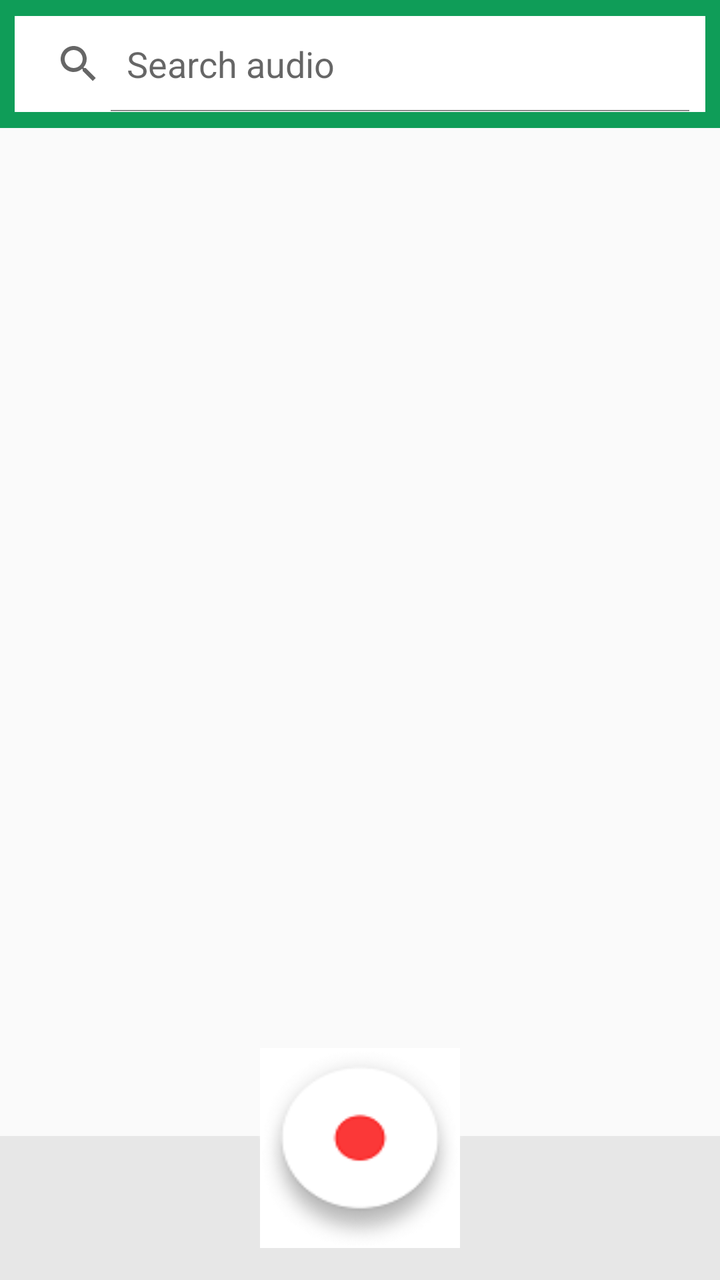
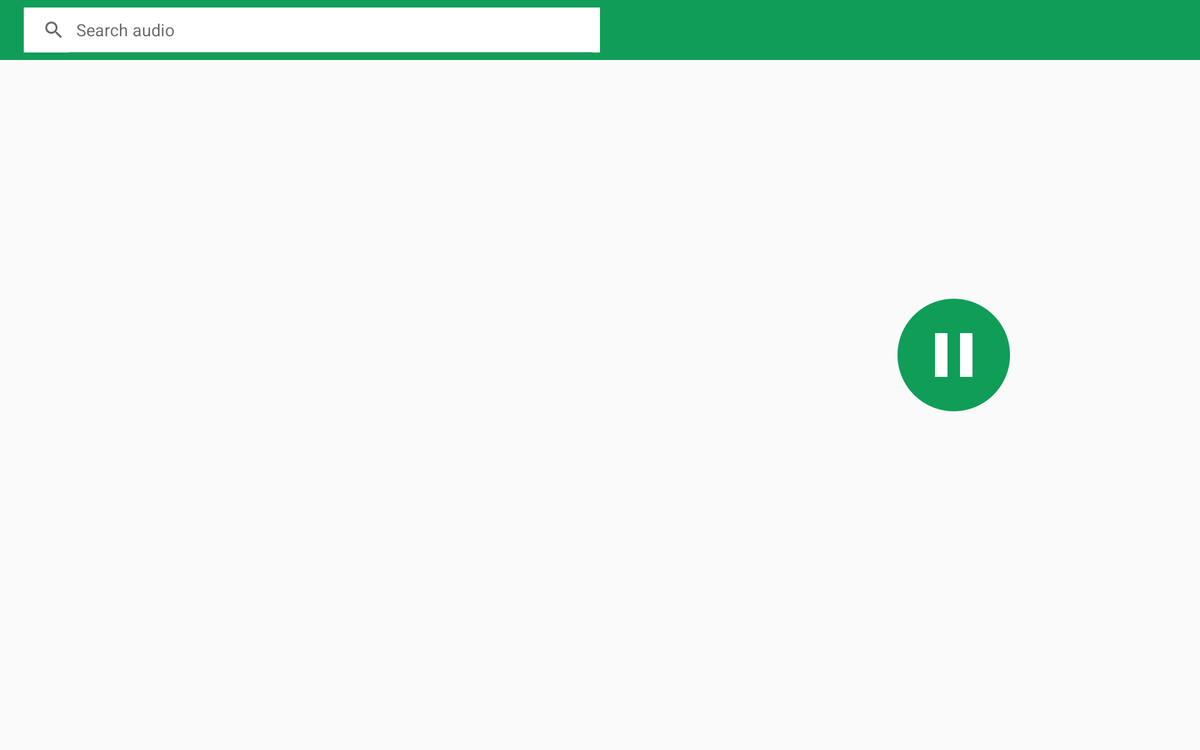

An Android layout and its configuration variant, each rendered on a device that would load it. The default file and the variant file are quoted in full after the pictures.
<!-- AndroidManifest.xml: application theme AppTheme -->
<!-- res/layout/activity_main.xml -->
<?xml version="1.0" encoding="utf-8"?>
<androidx.constraintlayout.widget.ConstraintLayout xmlns:android="http://schemas.android.com/apk/res/android"
    xmlns:app="http://schemas.android.com/apk/res-auto"
    xmlns:tools="http://schemas.android.com/tools"
    android:layout_width="match_parent"
    android:layout_height="match_parent"
    tools:context=".MainActivity">

    <androidx.constraintlayout.widget.Guideline
        android:id="@+id/guideline"
        android:layout_width="wrap_content"
        android:layout_height="wrap_content"
        android:orientation="horizontal"
        app:layout_constraintGuide_begin="64dp" />

    <androidx.constraintlayout.widget.Guideline
        android:id="@+id/guideline2"
        android:layout_width="wrap_content"
        android:layout_height="wrap_content"
        android:orientation="vertical"
        app:layout_constraintGuide_percent="0.02" />

    <androidx.constraintlayout.widget.Guideline
        android:id="@+id/guideline5"
        android:layout_width="wrap_content"
        android:layout_height="wrap_content"
        android:orientation="vertical"
        app:layout_constraintGuide_percent="0.98" />

    <androidx.constraintlayout.widget.Guideline
        android:id="@+id/guideline6"
        android:layout_width="wrap_content"
        android:layout_height="wrap_content"
        android:orientation="horizontal"
        app:layout_constraintGuide_begin="8dp" />

    <androidx.constraintlayout.widget.Guideline
        android:id="@+id/guideline7"
        android:layout_width="wrap_content"
        android:layout_height="wrap_content"
        android:orientation="horizontal"
        app:layout_constraintGuide_begin="56dp" />

    <ImageView
        android:id="@+id/imageView"
        android:layout_width="0dp"
        android:layout_height="0dp"
        app:layout_constraintBottom_toTopOf="@+id/guideline"
        app:layout_constraintEnd_toEndOf="parent"
        app:layout_constraintStart_toStartOf="parent"
        app:layout_constraintTop_toTopOf="parent"
        app:srcCompat="@color/colorPrimary" />

    <SearchView
        android:id="@+id/searchView"
        android:layout_width="0dp"
        android:layout_height="0dp"

        android:background="@color/colorPrimary"
        android:backgroundTint="@android:color/background_light"
        android:iconifiedByDefault="false"
        android:queryHint="Search audio"
        android:searchHintIcon="@mipmap/phoebuslogo"

        app:defaultQueryHint="Search audio"
        app:iconifiedByDefault="false"
        app:layout_constraintBottom_toTopOf="@+id/guideline7"
        app:layout_constraintEnd_toStartOf="@+id/guideline5"
        app:layout_constraintStart_toStartOf="@+id/guideline2"
        app:layout_constraintTop_toTopOf="@+id/guideline6"
        app:queryHint="Search audio" />

    <androidx.recyclerview.widget.RecyclerView
        android:id="@+id/audiofiles"
        android:layout_width="0dp"
        android:layout_height="0dp"
        android:scrollbars="vertical"
        app:layout_constraintBottom_toTopOf="@+id/guideline3"
        app:layout_constraintEnd_toEndOf="parent"
        app:layout_constraintHorizontal_bias="1.0"
        app:layout_constraintStart_toStartOf="parent"
        app:layout_constraintTop_toBottomOf="@+id/imageView"
        app:layout_constraintVertical_bias="1.0" />

    <androidx.constraintlayout.widget.Guideline
        android:id="@+id/guideline3"
        android:layout_width="wrap_content"
        android:layout_height="wrap_content"
        android:orientation="horizontal"
        app:layout_constraintGuide_end="72dp" />

    <ImageView
        android:id="@+id/imageView2"
        android:layout_width="200dp"
        android:layout_height="72dp"
        android:scaleType="centerCrop"
        app:layout_constraintBottom_toBottomOf="parent"
        app:layout_constraintEnd_toEndOf="parent"
        app:layout_constraintHorizontal_bias="0.497"
        app:layout_constraintStart_toStartOf="parent"
        app:layout_constraintTop_toTopOf="@+id/guideline3"
        app:layout_constraintVertical_bias="0.0"
        app:srcCompat="@mipmap/bgcghk" />

    <ImageView
        android:id="@+id/imageView3"
        android:layout_width="0dp"
        android:layout_height="0dp"
        app:layout_constraintBottom_toBottomOf="@+id/imageView2"
        app:layout_constraintEnd_toStartOf="@+id/imageView2"
        app:layout_constraintStart_toStartOf="parent"
        app:layout_constraintTop_toTopOf="@+id/guideline3"
        app:srcCompat="@color/lowerPanel" />

    <ImageView
        android:id="@+id/imageView4"
        android:layout_width="0dp"
        android:layout_height="0dp"
        app:layout_constraintBottom_toBottomOf="@+id/imageView2"
        app:layout_constraintEnd_toEndOf="parent"
        app:layout_constraintStart_toEndOf="@+id/imageView2"
        app:layout_constraintTop_toTopOf="@+id/guideline3"
        app:srcCompat="@color/lowerPanel" />

    <androidx.constraintlayout.widget.ConstraintLayout
        android:id="@+id/pausePanel"
        android:layout_width="0dp"
        android:layout_height="0dp"
        android:background="@mipmap/pausebg"
        android:visibility="invisible"
        app:layout_constraintBottom_toBottomOf="parent"
        app:layout_constraintEnd_toEndOf="@+id/audiofiles"
        app:layout_constraintHorizontal_bias="1.0"
        app:layout_constraintStart_toStartOf="parent"
        app:layout_constraintTop_toTopOf="@+id/guideline9"
        app:layout_constraintVertical_bias="0.0">

        <Button
            android:id="@+id/pauseButton"
            android:layout_width="wrap_content"
            android:layout_height="wrap_content"
            android:layout_marginBottom="36dp"
            android:background="@mipmap/grouppause"
            android:visibility="visible"
            app:layout_constraintBottom_toBottomOf="parent"
            app:layout_constraintEnd_toEndOf="parent"
            app:layout_constraintHorizontal_bias="0.501"
            app:layout_constraintStart_toStartOf="parent"
            app:layout_constraintTop_toTopOf="parent"
            app:layout_constraintVertical_bias="0.652" />

        <TextView
            android:id="@+id/textView"
            android:layout_width="wrap_content"
            android:layout_height="wrap_content"
            android:text="30:53"
            android:textColor="@color/colorPrimary"
            android:textSize="30sp"
            app:layout_constraintBottom_toBottomOf="parent"
            app:layout_constraintEnd_toEndOf="parent"
            app:layout_constraintStart_toStartOf="parent"
            app:layout_constraintTop_toBottomOf="@+id/pauseButton" />
    </androidx.constraintlayout.widget.ConstraintLayout>

    <androidx.constraintlayout.widget.Guideline
        android:id="@+id/guideline9"
        android:layout_width="wrap_content"
        android:layout_height="wrap_content"
        android:orientation="horizontal"
        app:layout_constraintGuide_end="256dp" />

    <Button
        android:id="@+id/recordButton"
        android:layout_width="100dp"
        android:layout_height="100dp"
        android:layout_marginBottom="16dp"
        android:background="@mipmap/buttonfab"
        android:scaleX="1"
        android:scaleY="1"
        app:layout_constraintBottom_toBottomOf="parent"
        app:layout_constraintEnd_toEndOf="parent"
        app:layout_constraintStart_toStartOf="parent" />

</androidx.constraintlayout.widget.ConstraintLayout>
<!-- resources referenced by this layout -->
<resources>
  <color name="colorPrimary">#0F9D58</color>
  <color name="lowerPanel">#E7E7E7</color>
  <!-- mipmap bgcghk: png bitmap (mipmap-xxhdpi, 912 bytes) -->
  <!-- mipmap buttonfab: png bitmap (mipmap-anydpi-v26, 3708 bytes) -->
  <!-- mipmap grouppause: png bitmap (mipmap-xxhdpi, 5934 bytes) -->
  <!-- mipmap pausebg: png bitmap (mipmap-anydpi-v26, 5519 bytes) -->
  <!-- mipmap phoebuslogo: png bitmap (mipmap-mdpi, 53816 bytes) -->
  <style name="AppTheme" parent="Theme.AppCompat.Light.NoActionBar">
          
          <item name="colorPrimary">@color/colorPrimary</item>
          <item name="colorPrimaryDark">@color/colorPrimaryDark</item>
          <item name="colorAccent">@color/colorAccent</item>
      </style>
  <color name="colorPrimaryDark">#0C7E46</color>
  <color name="colorAccent">#D81B60</color>
</resources>
<!-- res/layout-sw720dp/activity_main.xml (the repository's variant of the layout above) -->
<!-- drawn on a large tablet held sideways -->
<?xml version="1.0" encoding="utf-8"?>
<androidx.constraintlayout.widget.ConstraintLayout xmlns:android="http://schemas.android.com/apk/res/android"
    xmlns:app="http://schemas.android.com/apk/res-auto"
    xmlns:tools="http://schemas.android.com/tools"
    android:id="@+id/root"
    android:layout_width="match_parent"
    android:layout_height="match_parent"
    tools:context=".MainActivity">

    <TextView
        android:id="@+id/emptyText3"
        android:layout_width="wrap_content"
        android:layout_height="wrap_content"
        android:layout_marginTop="52dp"
        android:text="Audio list is empty, please use the button below to record"
        android:visibility="invisible"
        app:layout_constraintEnd_toEndOf="parent"
        app:layout_constraintHorizontal_bias="0.133"
        app:layout_constraintStart_toStartOf="parent"
        app:layout_constraintTop_toTopOf="@+id/audiofiles" />

    <androidx.constraintlayout.widget.Guideline
        android:id="@+id/guideline"
        android:layout_width="wrap_content"
        android:layout_height="wrap_content"
        android:orientation="horizontal"
        app:layout_constraintGuide_begin="64dp" />

    <androidx.constraintlayout.widget.Guideline
        android:id="@+id/guideline2"
        android:layout_width="wrap_content"
        android:layout_height="wrap_content"
        android:orientation="vertical"
        app:layout_constraintGuide_percent="0.02" />

    <androidx.constraintlayout.widget.Guideline
        android:id="@+id/guideline5"
        android:layout_width="wrap_content"
        android:layout_height="wrap_content"
        android:orientation="vertical"
        app:layout_constraintGuide_percent="0.98" />

    <androidx.constraintlayout.widget.Guideline
        android:id="@+id/guideline6"
        android:layout_width="wrap_content"
        android:layout_height="wrap_content"
        android:orientation="horizontal"
        app:layout_constraintGuide_begin="8dp" />

    <androidx.constraintlayout.widget.Guideline
        android:id="@+id/guideline7"
        android:layout_width="wrap_content"
        android:layout_height="wrap_content"
        android:orientation="horizontal"
        app:layout_constraintGuide_begin="56dp" />

    <ImageView
        android:id="@+id/imageView"
        android:layout_width="0dp"
        android:layout_height="0dp"
        app:layout_constraintBottom_toTopOf="@+id/guideline"
        app:layout_constraintEnd_toEndOf="parent"
        app:layout_constraintStart_toStartOf="parent"
        app:layout_constraintTop_toTopOf="parent"
        app:srcCompat="@color/colorPrimary" />

    <SearchView
        android:id="@+id/searchView"
        android:layout_width="0dp"
        android:layout_height="0dp"

        android:background="@color/colorPrimary"
        android:backgroundTint="@android:color/background_light"
        android:iconifiedByDefault="false"
        android:queryHint="Search audio"
        android:searchHintIcon="@mipmap/phoebuslogo"

        app:defaultQueryHint="Search audio"
        app:iconifiedByDefault="false"
        app:layout_constraintBottom_toTopOf="@+id/guideline7"
        app:layout_constraintEnd_toStartOf="@+id/guideline10"
        app:layout_constraintStart_toStartOf="@+id/guideline2"
        app:layout_constraintTop_toTopOf="@+id/guideline6"
        app:queryHint="Search audio" />

    <androidx.recyclerview.widget.RecyclerView
        android:id="@+id/audiofiles"
        android:layout_width="0dp"
        android:layout_height="0dp"
        android:paddingBottom="30dp"
        android:scrollbars="vertical"
        app:layout_constraintBottom_toBottomOf="parent"
        app:layout_constraintEnd_toEndOf="parent"
        app:layout_constraintHorizontal_bias="1.0"
        app:layout_constraintStart_toStartOf="parent"
        app:layout_constraintTop_toBottomOf="@+id/imageView"
        app:layout_constraintVertical_bias="1.0" />

    <androidx.constraintlayout.widget.Guideline
        android:id="@+id/guideline3"
        android:layout_width="wrap_content"
        android:layout_height="wrap_content"
        android:orientation="horizontal"
        app:layout_constraintGuide_end="72dp" />

    <androidx.constraintlayout.widget.Guideline
        android:id="@+id/guideline11"
        android:layout_width="wrap_content"
        android:layout_height="wrap_content"
        android:orientation="horizontal"
        app:layout_constraintGuide_end="72dp" />

    <androidx.constraintlayout.widget.Guideline
        android:id="@+id/guideline9"
        android:layout_width="wrap_content"
        android:layout_height="wrap_content"
        android:orientation="horizontal"
        app:layout_constraintGuide_end="256dp" />

    <Button
        android:id="@+id/recordButton"
        android:layout_width="wrap_content"
        android:layout_height="wrap_content"
        android:background="@mipmap/grouppause"
        android:visibility="visible"
        app:layout_constraintBottom_toBottomOf="parent"
        app:layout_constraintEnd_toEndOf="parent"
        app:layout_constraintHorizontal_bias="0.61"
        app:layout_constraintStart_toStartOf="@+id/guideline10"
        app:layout_constraintTop_toTopOf="@+id/guideline7"
        app:layout_constraintVertical_bias="0.421" />

    <Chronometer
        android:id="@+id/recordTime"
        android:layout_width="wrap_content"
        android:layout_height="wrap_content"
        android:layout_gravity="center_horizontal"
        android:textColor="@color/colorAccent"
        android:textSize="36sp"
        android:visibility="invisible"
        app:layout_constraintBottom_toBottomOf="parent"
        app:layout_constraintEnd_toEndOf="parent"
        app:layout_constraintHorizontal_bias="0.608"
        app:layout_constraintStart_toStartOf="@+id/guideline10"
        app:layout_constraintTop_toTopOf="@+id/guideline"
        app:layout_constraintVertical_bias="0.577" />

    <Button
        android:id="@+id/pauseButton"
        android:layout_width="wrap_content"
        android:layout_height="wrap_content"
        android:background="@mipmap/grouppause"
        android:visibility="invisible"
        app:layout_constraintBottom_toBottomOf="parent"
        app:layout_constraintEnd_toEndOf="parent"
        app:layout_constraintHorizontal_bias="0.61"
        app:layout_constraintStart_toStartOf="@+id/guideline10"
        app:layout_constraintTop_toTopOf="@+id/guideline"
        app:layout_constraintVertical_bias="0.414" />

    <androidx.constraintlayout.widget.Guideline
        android:id="@+id/guideline10"
        android:layout_width="wrap_content"
        android:layout_height="wrap_content"
        android:orientation="vertical"
        app:layout_constraintGuide_percent="0.5" />


</androidx.constraintlayout.widget.ConstraintLayout>
<!-- resources referenced by the variant -->
<!-- as a large tablet held sideways resolves them -->
<resources>
  <color name="colorAccent">#D81B60</color>
  <color name="colorPrimary">#0F9D58</color>
  <!-- mipmap grouppause: png bitmap (mipmap-xxhdpi, 5934 bytes) -->
  <!-- mipmap phoebuslogo: png bitmap (mipmap-mdpi, 53816 bytes) -->
  <style name="AppTheme" parent="Theme.AppCompat.Light.NoActionBar">
          
          <item name="colorPrimary">@color/colorPrimary</item>
          <item name="colorPrimaryDark">@color/colorPrimaryDark</item>
          <item name="colorAccent">@color/colorAccent</item>
      </style>
  <color name="colorPrimaryDark">#0C7E46</color>
</resources>
